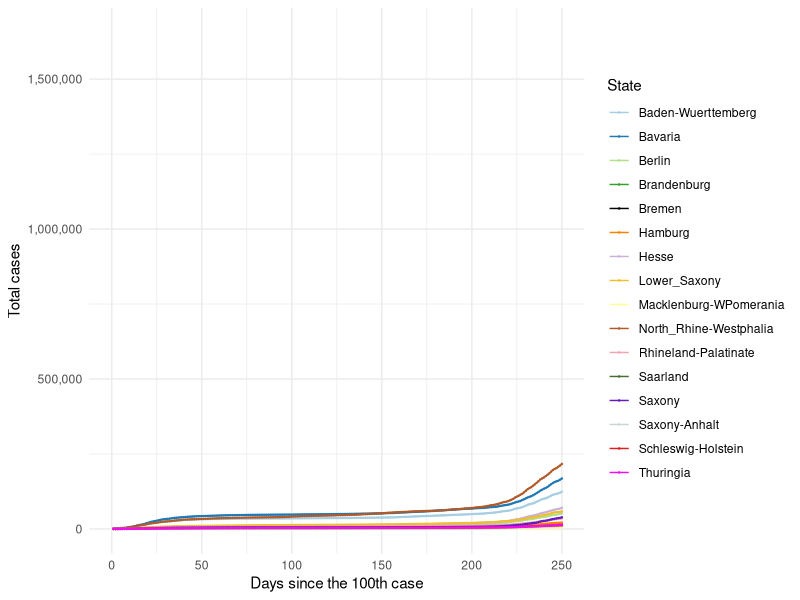
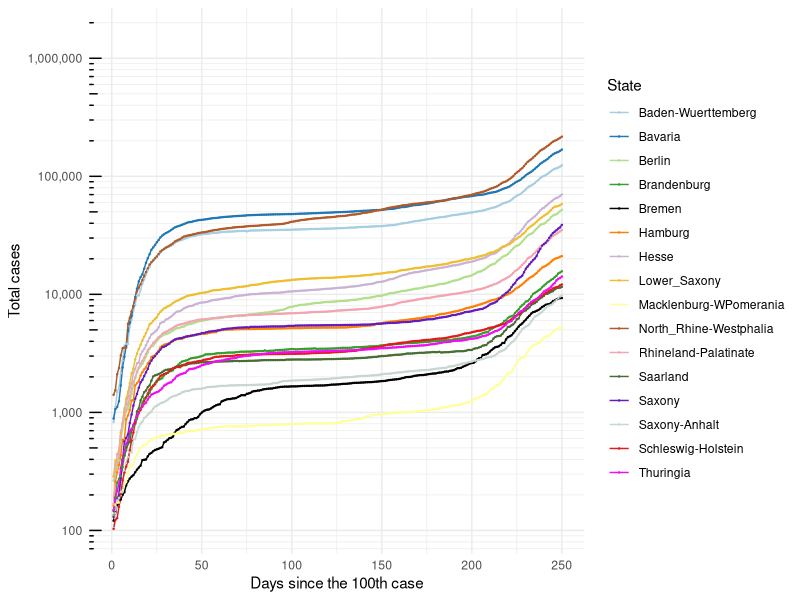
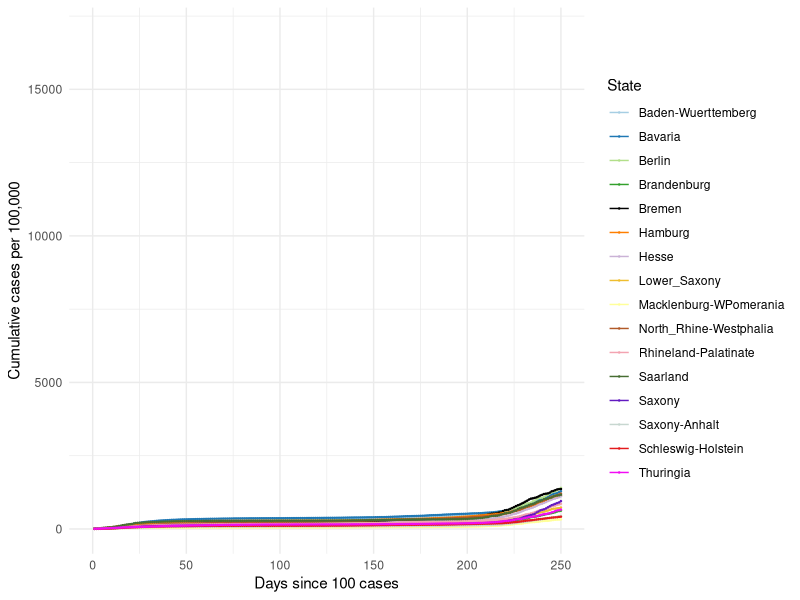
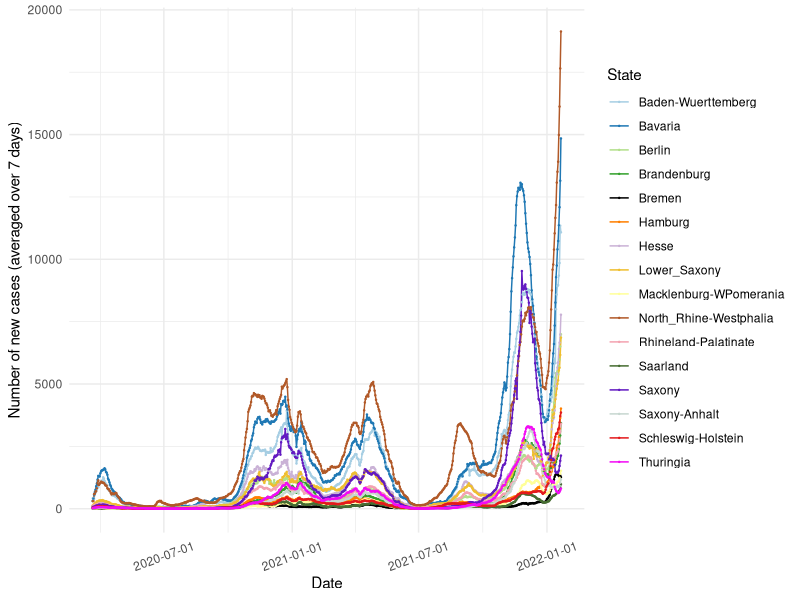
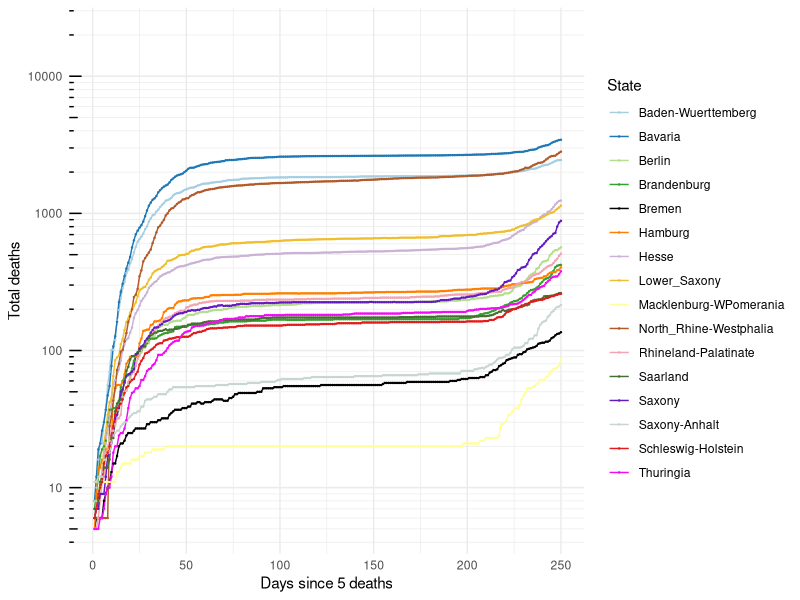
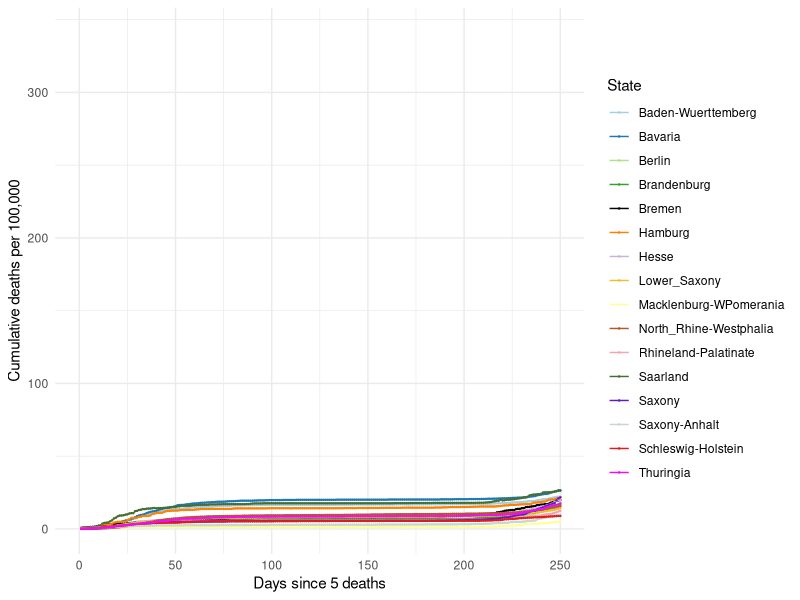
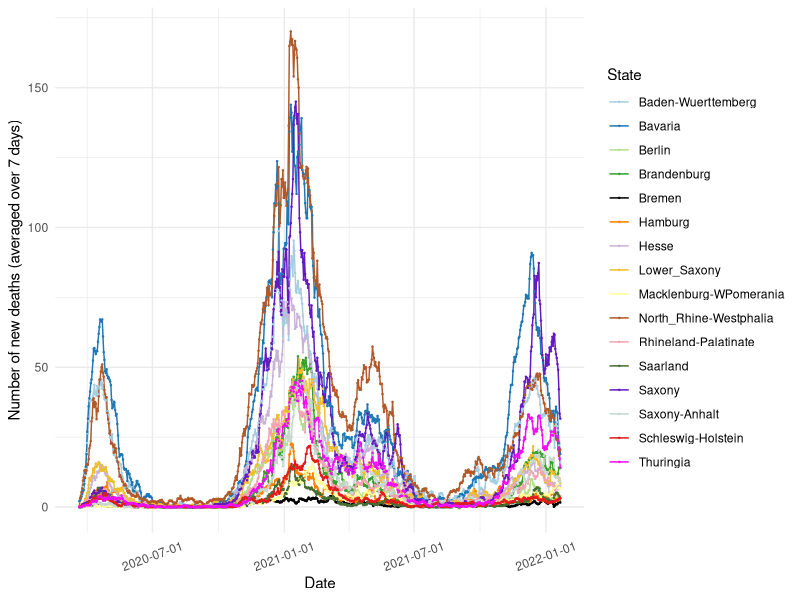

The R script that drew these images, in order:
## ---- chunk 1

knitr::opts_chunk$set(echo=TRUE, collapse = TRUE)

libload<-function(...) {
    libs<-unlist(list(...))
    req<-unlist(lapply(libs,require,character.only=TRUE))
    need<-libs[req==FALSE]
    if(length(need)>0){ 
        install.packages(need, repos = "https://ftp.fau.de/cran/")
        lapply(need, require, character.only=TRUE)
    }
}
packages <- c("data.table", "ggplot2", "dplyr", "stats", "RColorBrewer", "readr", "here", "scales")
libload(packages)


`%notin%` <- function(x,y) !(x %in% y) 
cumulative.cases <- read_csv(here("static", "data", "Germany10States.csv"))
germany.16states <- read_csv(here("static", "data", "Germany16States.csv"))

colors16 <- c('#A6CEE3', '#1F78B4', '#B2DF8A', '#33A02C',
              '#000000', '#FF7F00', '#CAB2D6', 
              '#EFBE2F', '#FFFF99', '#B15928', '#F3A3B1', '#466D32',
              '#621AC1', '#C7D7D0', '#E31A1C','#F20CF4', '#123456')

## ---- chunk 2

## 16 States with the highest cumulative cases ##
#################################################

#states.filter <- cumulative.cases[cumulative.cases$Days_100 > 0,]
#states.sel <- unique(states.filter$State)

# Choose all the data points for the selected countries starting from Days_100 > 0
#states.final <- cumulative.cases[cumulative.cases$Days_100 > 0,]
states.final <- germany.16states[germany.16states$Days_100 > 0,]

# Plot 1 == Linear scale for total number of cases
cum.plot <- ggplot(data=states.final, aes(x=Days_100, y=Total_Cases, group=State, color=State)) +
            geom_line() + geom_point(size = 0.2) +     
          #  scale_color_brewer(palette = 'Paired') + 
            scale_colour_manual(name= "State", values= colors16) +
            scale_x_continuous('Days since the 100th case', limits=c(0,250)) + 
            scale_y_continuous(name="Total cases", labels= comma) + 
            #ggtitle('Linear scale') +
            theme_minimal()

print(cum.plot) 

## ---- chunk 3

## Logarithmic scale ##
#######################

base_breaks <- function(n = 10){
  function(x) {
    axisTicks(log10(range(x, na.rm = TRUE)), log = TRUE, n = n)
  }
}

logbreaks <- 10^(-10:10)
logminor_breaks <- rep(1:9, 21)*(10^rep(-10:10, each=9))

cum.plot2 <- ggplot(data=states.final, aes(x=Days_100, y=Total_Cases, group=State, color=State)) +
             geom_line() + geom_point(size=0.2) + 
          #   scale_color_brewer(palette = 'Paired') +
             scale_colour_manual(name= "State", values= colors16) +
             scale_x_continuous(name='Days since the 100th case', limits=c(0,250)) + 
             scale_y_continuous(name="Total cases", trans = 'log10', breaks = logbreaks, minor_breaks =                                 logminor_breaks, labels= comma) +
             annotation_logticks(sides="l") + 
             #ggtitle('Logarithmic scale') +
             theme_minimal()

print(cum.plot2)

## ---- chunk 4

#states16.filter <- germany.16states[germany.16states$Days_100 > 0,]
#states16.sel <- unique(states16.filter$State)

# Choose all the data points for the selected countries starting from Days_100 > 0 
#states16.final <- states16.filter[states16.filter$State %in% states16.sel & states16.filter$Days_100 > 0,]

states16.final <- germany.16states[germany.16states$Days_100 > 0,]

# Plot 1 == Linear scale for total number of cases
per100.plot <- ggplot(data=states16.final, aes(x=Days_100, y=Per100, group=State, color=State)) +
            geom_line() + geom_point(size = 0.2) + 
            # scale_color_brewer(palette = 'Paired') +
            scale_colour_manual(name= "State", values= colors16) +
            scale_x_continuous('Days since 100 cases', limits=c(0,250)) + 
            scale_y_continuous("Cumulative cases per 100,000") + 
            #ggtitle('Linear scale') +
            theme_minimal()

print(per100.plot)

## ---- chunk 5
#new.cases <- read_csv(here("static", "data", "GermanyNewCases10States.csv"))

new7days <- states.final[states.final$Avg_7days > 0,]
new7days$Dates <- as.Date(new7days$Dates)

newcase7.plot <- ggplot(data=new7days, aes(x=Dates, y=Avg_7days, group=State, color=State)) +
            geom_line() + geom_point(size = 0.2) + 
       #     scale_color_brewer(palette = 'Paired') +
            scale_colour_manual(name= "State", values= colors16) +
            scale_x_date(name='Date', labels=date_format('%Y-%m-%d')) + 
            scale_y_continuous(name="Number of new cases (averaged over 7 days)") + 
            #ggtitle('Linear scale') +
            theme_minimal() + theme(axis.text.x = element_text(angle=20, hjust=0.5, vjust=0.5))

print(newcase7.plot)
 
## ---- chunk 6
#num.deaths <- read_csv(here("static", "data", "GermanyTotalDeaths10States.csv"))

# Choose all the data points for the selected countries starting from Days_5 > 0
deaths.final <- states.final[states.final$DeathsDays_5 > 0,]

# Plot 1 == Linear scale for total number of cases
deaths.plot <- ggplot(data=deaths.final, aes(x=DeathsDays_5, y=Deaths, group=State, color=State)) +
   geom_line() + geom_point(size = 0.2) + 
  # scale_color_brewer(palette = 'Paired') +
   scale_colour_manual(name= "State", values= colors16) +
   scale_x_continuous('Days since 5 deaths', limits=c(0,250)) + 
   scale_y_continuous("Total deaths", trans = 'log10', breaks = logbreaks, 
                      minor_breaks = logminor_breaks) +
   annotation_logticks(sides="l") + 
   #ggtitle('Linear scale') +
   theme_minimal()

print(deaths.plot)

## ---- chunk 7

states16.final <- germany.16states[germany.16states$DeathsDays_5 > 0,]

# Plot 1 == Linear scale for total number of cases
deathper100.plot <- ggplot(data=states16.final, aes(x=DeathsDays_5, y=DeathPer100, group=State, color=State)) +
            geom_line() + geom_point(size = 0.2) + 
            # scale_color_brewer(palette = 'Paired') +
            scale_colour_manual(name= "State", values= colors16) +
            scale_x_continuous('Days since 5 deaths', limits=c(0,250)) + 
            scale_y_continuous("Cumulative deaths per 100,000") + 
            #ggtitle('Linear scale') +
            theme_minimal()

print(deathper100.plot)

## ---- chunk 8
#new.cases <- read_csv(here("static", "data", "GermanyNewCases10States.csv"))

states.final$Dates <- as.Date(states.final$Dates)
death7days <- states.final
death7days <- death7days[death7days$Dates > as.Date('2020-03-20'),]

death7days.plot <- ggplot(data=death7days, aes(x=Dates, y=Death_7days, group=State, color=State)) +
            geom_line() + geom_point(size = 0.2) + 
       #     scale_color_brewer(palette = 'Paired') +
            scale_colour_manual(name= "State", values= colors16) +
            scale_x_date(name='Date', labels=date_format('%Y-%m-%d')) + 
            scale_y_continuous(name="Number of new deaths (averaged over 7 days)") + 
           
            #ggtitle('Linear scale') +
            theme_minimal() + theme(axis.text.x = element_text(angle=20, hjust=0.5, vjust=0.5))

print(death7days.plot)
 
